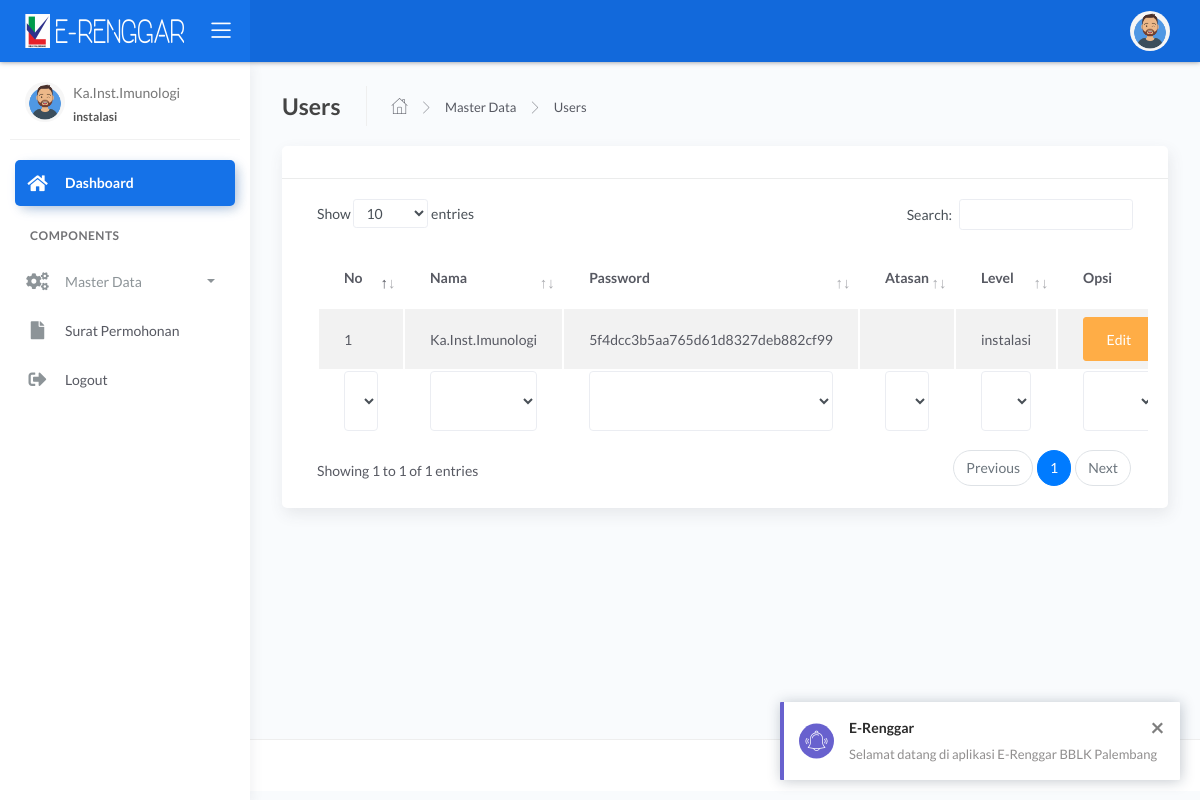
/operator/user.php?data (signed in), run on an earlier commit of the app's database.
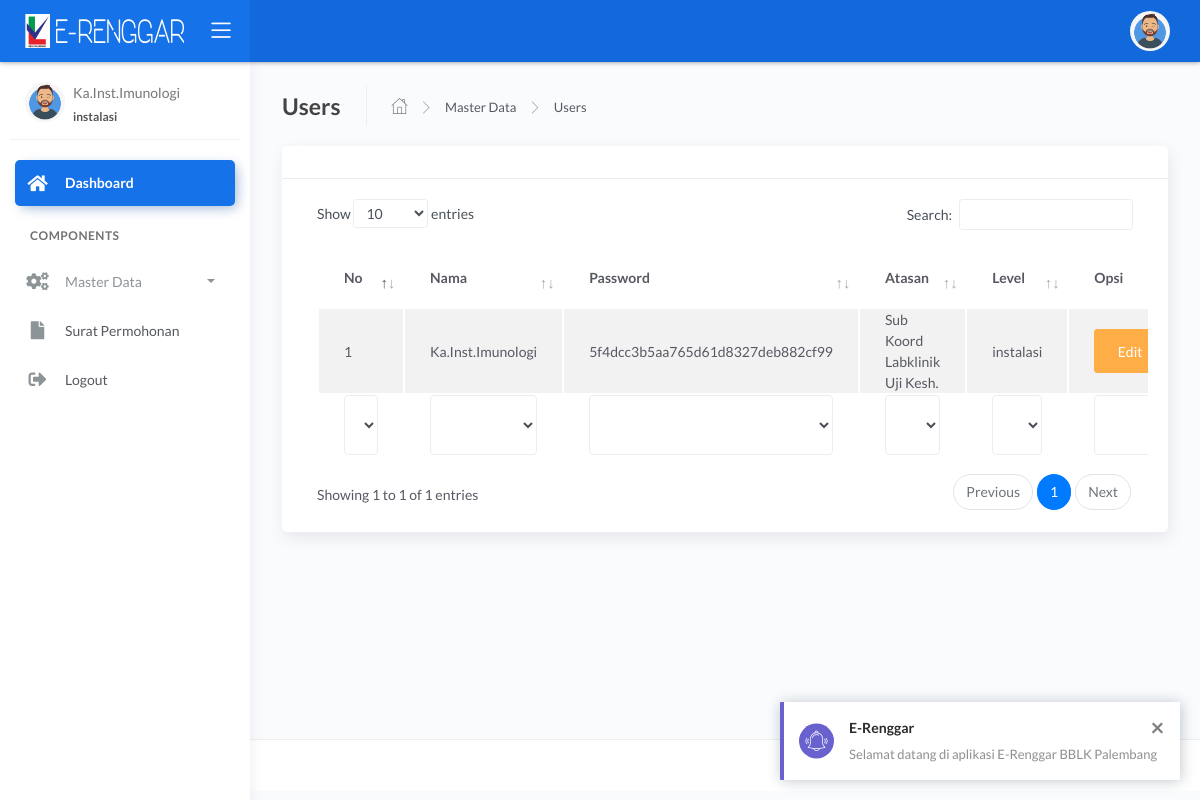
And on a later commit of the database.
### tables this page shows
CREATE TABLE `users` (
  `id_user` int(11) NOT NULL,
  `nama` varchar(255) NOT NULL,
  `password` varchar(255) NOT NULL,
  `atasan` int(11) DEFAULT NULL,
  `nama_instalasi` varchar(255) NOT NULL,
  `level` varchar(255) NOT NULL
);

### operator/user.php (the view, shortened to what this page needs)
<?php include 'header.php'; ?>
	<div class="main-panel">
			<div class="content">
				<div class="page-inner">
					<div class="page-header">
						<h4 class="page-title">Users</h4>
						<ul class="breadcrumbs">
							<li class="nav-home">
								<a href="#">
									<i class="flaticon-home"></i>
								</a>
							</li>
							<li class="separator">
								<i class="flaticon-right-arrow"></i>
							</li>
							<li class="nav-item">
								<a href="#">Master Data</a>
							</li>
							<li class="separator">
								<i class="flaticon-right-arrow"></i>
							</li>
							<li class="nav-item">
								<a href="#">Users</a>
							</li>
						</ul>
					</div>
					<?php if(isset($_GET['data'])){ ?>
					<div class="row">
						<div class="col-md-12">
							<div class="card">
								<div class="card-header">
								</div>
								<div class="card-body">
									<div class="table-responsive">
										<table id="multi-filter-select" class="display table table-striped table-hover" >
											<thead>
												<tr>
													<th>No</th>
													<th>Nama</th>
													<th>Password</th>
                          							<th>Atasan</th>
													<th>Level</th>
													<th>Opsi</th>
												</tr>
											</thead>
											<tfoot>
												<tr>
													  <th>No</th>
							                          <th>Nama</th>
							                          <th>Password</th>
							                          <th>Atasan</th>
							                          <th>Level</th>
							                          <th>Opsi</th>
												</tr>
											</tfoot>
											<tbody>
											<?php
									        $query = mysqli_query($koneksi,"SELECT * FROM users where id_user='$_SESSION[id_user]'");
									        $no=1;
									        while ($a = mysqli_fetch_array($query)) :?>
												<tr>
													<td><?php echo $no++; ?></td>
													<td><?php echo $a['nama'] ?></td>
													<td><?php echo $a['password'] ?></td>
													<td><?php $q=mysqli_query($koneksi,"SELECT * FROM users where id_user='$a[atasan]' "); $x=mysqli_fetch_array($q); echo $x['nama']; ?></td>
													<td><?php echo $a['level'] ?></td>
													<td><a class="btn btn-warning" href="?edit&id_user=<?php echo $a['id_user']; ?>">Edit</a>
													</td>
												</tr>
												<?php endwhile;?>
											</tbody>
										</table>
									</div>
								</div>
							</div>
						</div>
					</div>
					  <?php } ?>
				</div>
			</div>

What changed in the data, as far as the page shows it:
changed users "Ka.Inst.Imunologi": users.nama (not shown) → "Sub Koord Labklinik Uji Kesh."
